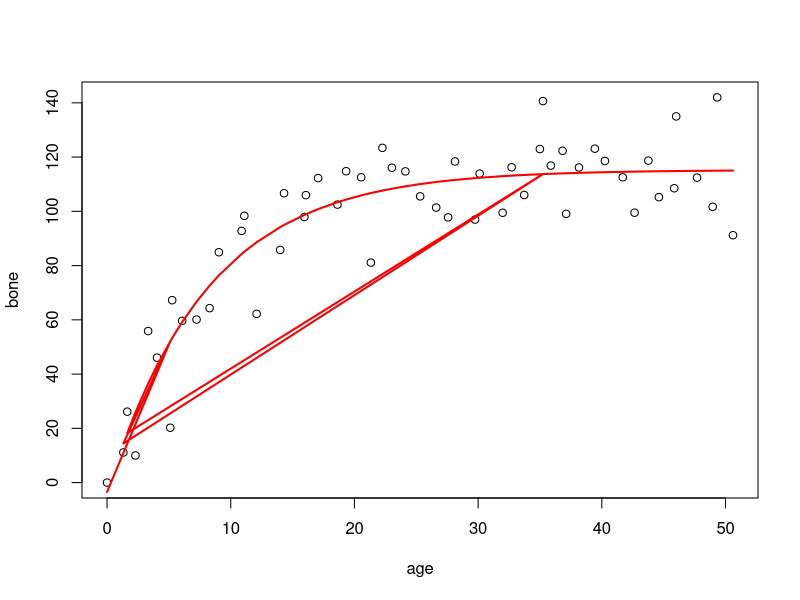
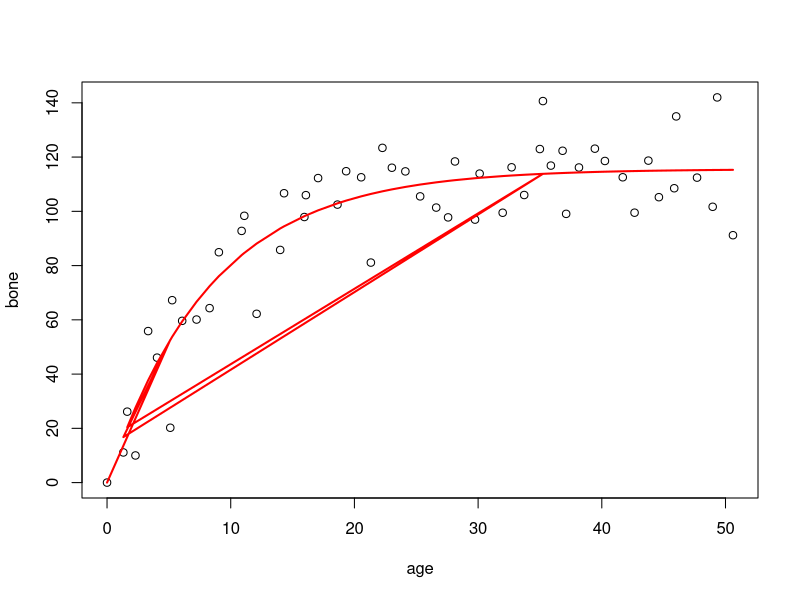

Source code (R) for these figures, in order:
## ---- chunk 1
knitr::opts_chunk$set(echo = TRUE)
## ---- chunk 2
deer <- read.table("jaws.txt", header = TRUE)
head(deer)
## ---- chunk 3
# first model
model1 <- nls(bone~a-b*exp(-c*age),start=list(a=120,b=110,c=0.064), data = deer)
summary(model1)

plot(bone ~ age, data = deer)
lines(deer$age, fitted(model1), col = "red", lwd = 2)
## ---- chunk 4
# second model
model2 <- nls(bone~a*(1-exp(-c*age)),start=list(a=120,c=0.064), data = deer)
summary(model2)

plot(bone ~ age, data = deer)
lines(deer$age, fitted(model2), col = "red", lwd = 2)

## ---- chunk 5
# comparing two models
anova(model1, model2)

## ---- chunk 6
# importing the dataset
train <- read.csv("train_cleaned.csv", header = TRUE)

library(splines)
library(gam)
fit.gam <- gam( log(SalePrice) ~ 
                  s(MSSubClass , df = 5) + s(LotArea , df = 5) + 
                  s(OverallQual , df = 5) + s(OverallCond , df = 5) + 
                  s(YearBuilt , df = 5) + s(YearRemodAdd , df = 3) + 
                  s(MasVnrArea , df = 5) + s(BsmtFinSF1 , df = 5) + 
                  s(BsmtFinSF2 , df = 5) + s(BsmtUnfSF , df = 5) + 
                  s(X1stFlrSF , df = 5) + s(X2ndFlrSF , df = 5) + 
                  s(BsmtFullBath , df = 1) + s(FullBath , df = 1) + 
                  s(BedroomAbvGr , df = 5) + s(KitchenAbvGr , df = 4) + 
                  s(TotRmsAbvGrd , df = 1) + s(Fireplaces , df = 2) + 
                  s(GarageCars , df = 2) + s(GarageArea , df = 2) + 
                  s(WoodDeckSF , df = 2) + s(ScreenPorch , df = 4) + 
                  s(PoolArea , df = 5) + s(MoSold , df = 1), data = train
)

summary(fit.gam)
